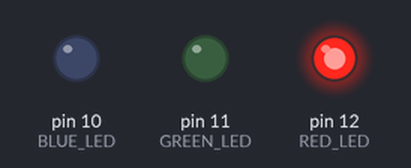
Recording of a sketch running on a simulated Arduino Uno, built with avr-gcc and run on an emulated ATmega328P. Shown: output pins drawn as LEDs (lit = HIGH).

Above: at 0.2 s.
At 1.2 s:
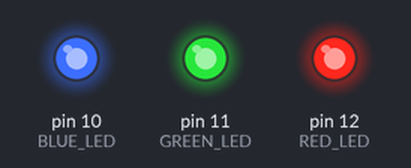
At 1.7 s:
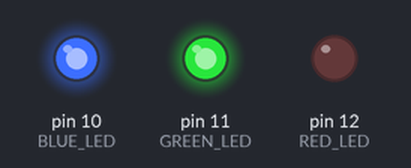
At 2.2 s:
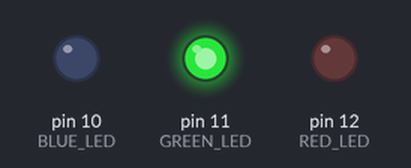
At 3.7 s:
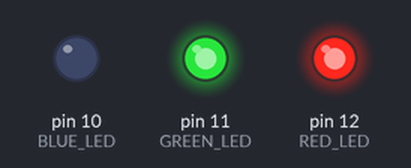
At 5.7 s:
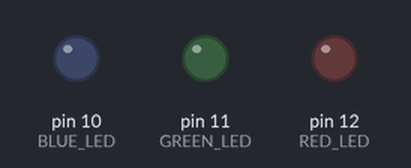
Timing chart, 0 to 6.9 s (numbered marks = the images above):
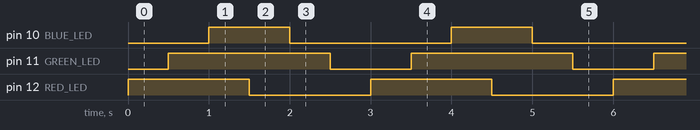

The sketch:

01_LED_02.ino
```cpp
int RED_LED = 12;
int BLUE_LED = 10;
int GREEN_LED = 11;

void setup() {
  pinMode(RED_LED, OUTPUT);
  pinMode(BLUE_LED, OUTPUT);
  pinMode(GREEN_LED, OUTPUT);
}

void loop() {
  digitalWrite(RED_LED, HIGH);
  delay(500);
  digitalWrite(GREEN_LED, HIGH);
  delay(500);
  digitalWrite(BLUE_LED, HIGH);
  delay(500);
  digitalWrite(RED_LED, LOW);
  delay(500);
  digitalWrite(BLUE_LED, LOW);
  delay(500);
  digitalWrite(GREEN_LED, LOW);
  delay(500);
}  
```

Measured:
- by itself, pin 10 (BLUE_LED): alternates HIGH for 1.0 s and LOW for 2.0 s
- by itself, pin 11 (GREEN_LED): alternates HIGH for 2.0 s and LOW for 1.0 s
- by itself, pin 12 (RED_LED): alternates HIGH for 1.5 s and LOW for 1.5 s
